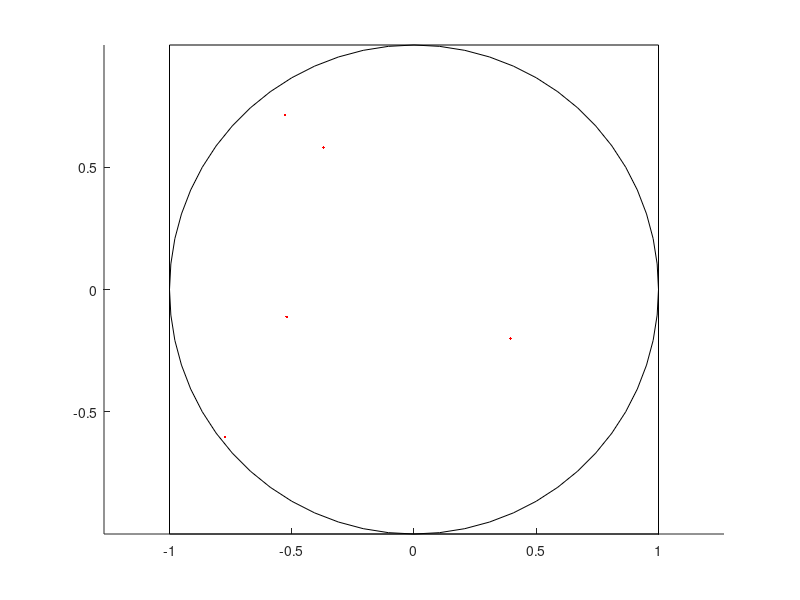

MATLAB code for this plot:
pos = [-1 -1 2 2];
rectangle('Position',pos,'Curvature',[1 1])
axis equal
pos = [-1 -1 2 2];
hold off;
rectangle('Position',pos)
inside=0;
total=0;
points=[];
printf("Cantidad de iteraciones: ");
n=input(' ');
posX=-1+2*rand(1,n);
posY=-1+2*rand(1,n);
Mods=posY.^2+posX.^2;
for i=1:n
        if (Mods(1,i)<=1)
                inside+=1;
        endif
endfor
hold on;
format long g
PI=4*(inside/n)
plot(posX,posY,'r.')
axis equal